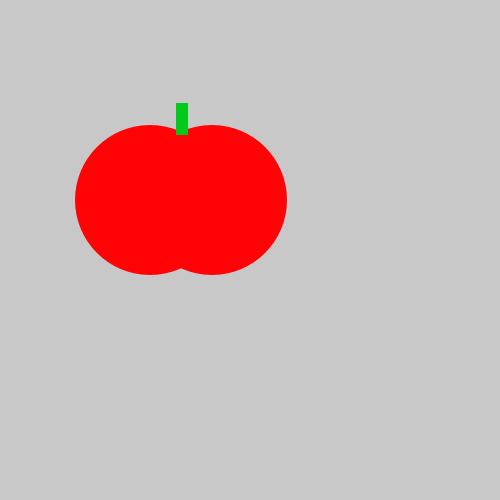
Frame 1 (no input)
Frame 60 (the mouse pressed at the canvas centre just before this capture): identical to frame 1, image omitted
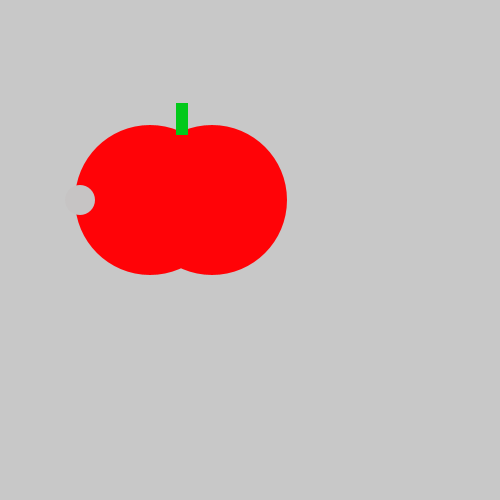
Frame 120 (the mouse held since frame 60 and released just before this capture)

The Processing sketch that drew these frames (run headless with seeded random() and noise(); from frame 60 on, the mouse is pressed at the canvas centre):

// Processing sketch: tasty_tomato2
// ── tasty_tomato2.pde
void setup() {
    size(500, 500);
}
void draw() {
    background(200, 200, 200);
    noStroke();
    fill(#FF0307);
    ellipse(150, 200, 150, 150);
    ellipse(212, 200, 150, 150);
    fill(#02C91A);
    rect(176, 103, 12, 32);
    if(mousePressed){
    fill(#C6C4C4);
    ellipse(80, 200, 30, 30);
    }
}
